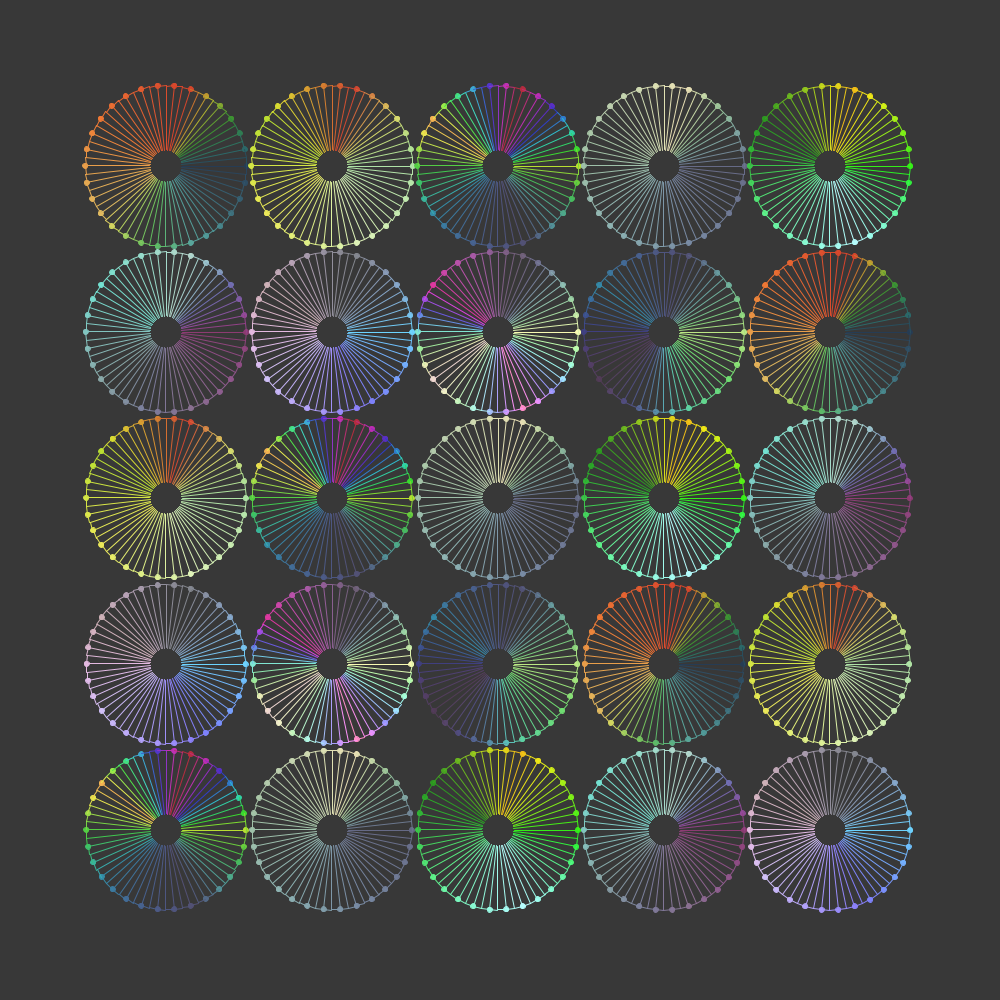
Frame 1 (no input)
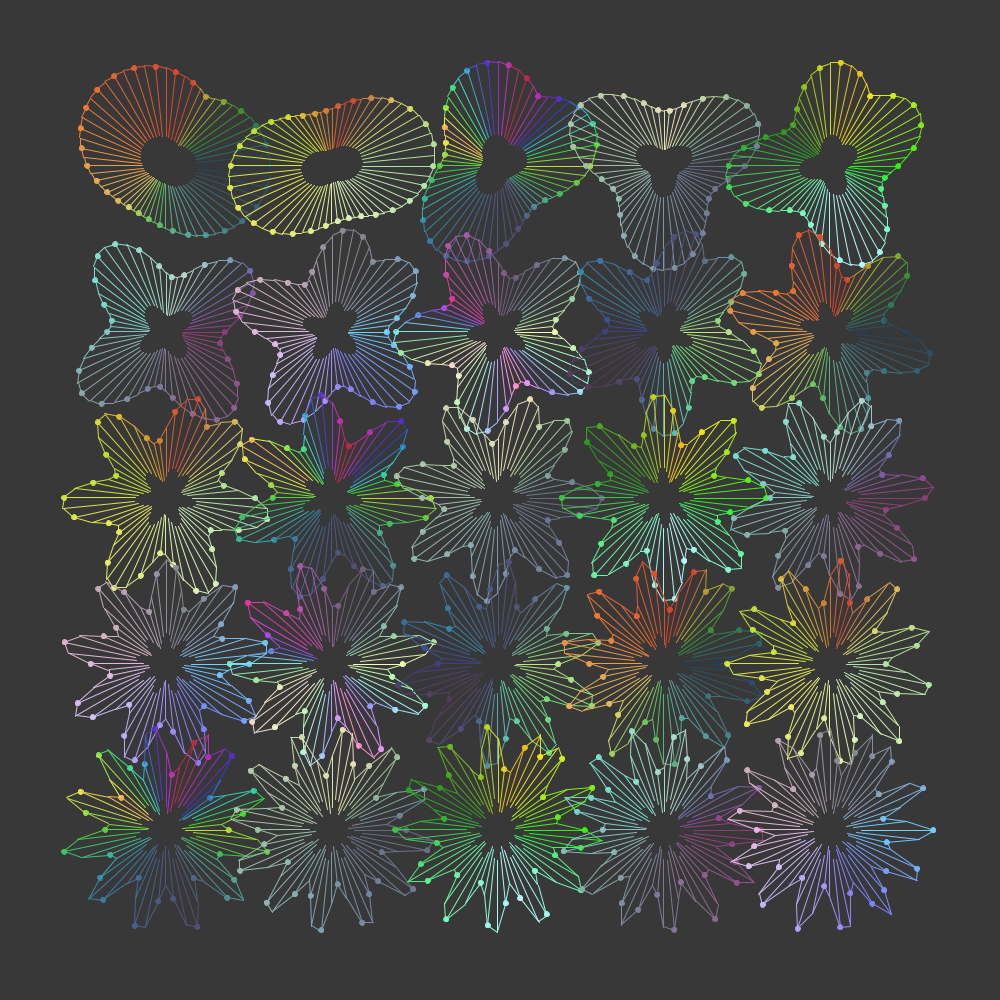
Frame 60 (the mouse pressed at the canvas centre just before this capture)
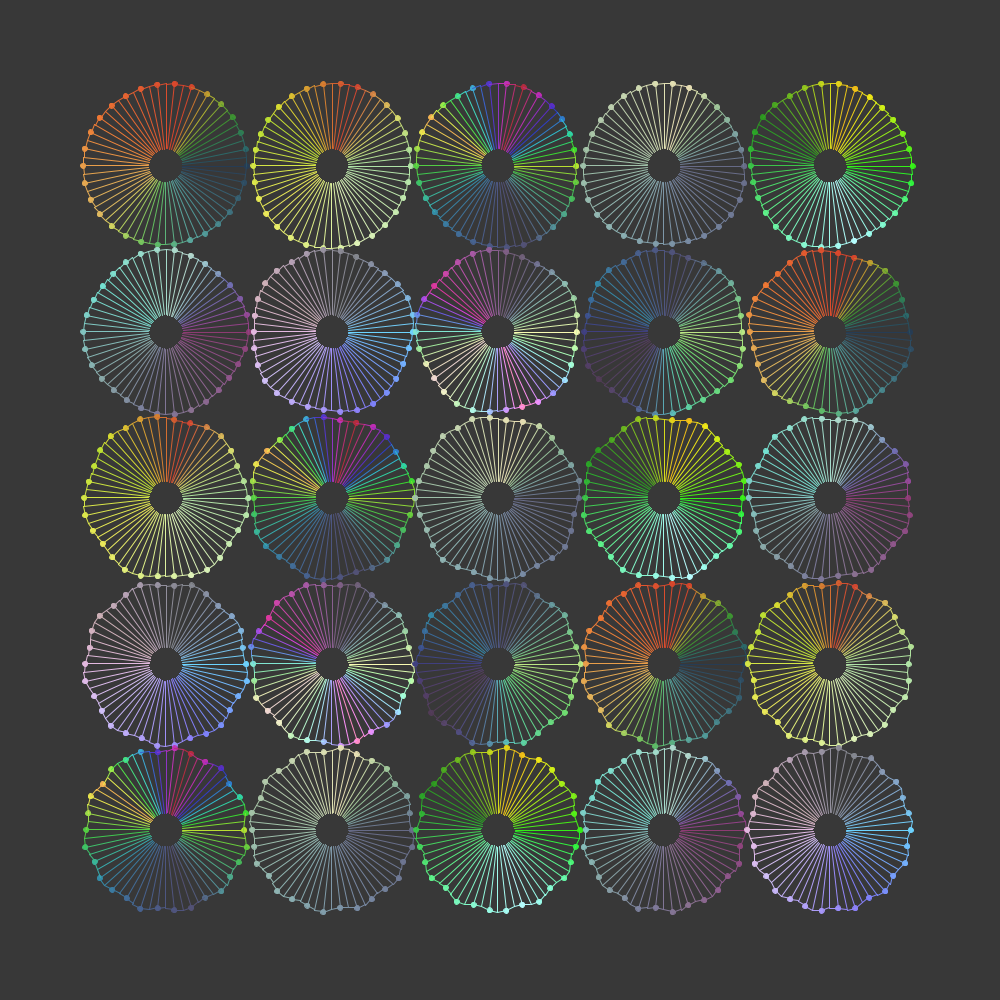
Frame 120 (the mouse held since frame 60 and released just before this capture)

The Processing sketch that drew these frames (run headless with seeded random() and noise(); from frame 60 on, the mouse is pressed at the canvas centre):

// Processing sketch: wavy
// ── wavy.pde
class cwave
{
    public int petals;
    public PVector centerPos;
    public int radius;
    public int radiusOffset;
    public int offset;
    public color[] colors;

    public cwave(int petals, PVector centerPos, int radius, int radiusOffset, int offset){
        this.petals = petals;
        this.centerPos = centerPos;
        this.radius = radius;
        this.radiusOffset = radiusOffset;
        this.offset = offset;
    }

    void update(){
        offset++;
    }

    void drawIt(){
        for(int i = 0; i < 360; i++){

        }
    }
}

int lastFrame = 0;
int accTime = 0;
float r = 200;
int offset = 0;
float pulse = 0;
//              0        1        2        3        4        5        6
color[] cols = {#3B8FA7, #E5ACC8 ,#E6B052, #C85173, #72C5DD, #CA5387, #F8F250};

color[][] coools =  {
                        {#263c54, #59a59c, #e0ba60, #ef7934, #d5402b},
                        {#afe3a7, #dff3b9, #ebe85a, #b8df31, #d04330},
                        {#b8df31, #525174, #348aa7, #f4ac52, #b62c38},
                        {#666a86, #788aa3, #92b6b1, #b2c9ab, #e8ddb5},
                        {#34ef17, #b7fdfe, #5ef38c, #2b9720, #efb917},
                        {#8d3b72, #8a7090, #89a7a7, #72e1d1, #b5d8cc},
                        {#6cd4ff, #8b80f9, #cfbff7, #cfb1b7, #83858c},
                        {#f9fbb2, #ff8cc6, #efd6d2, #de369d, #6f5e76},
                        {#bce784, #5dd39e, #513b56, #348aa7, #525174}
                    };


cwave[] waves;

void setup() {
    size(1000, 1000);
    colorMode(HSB, 360, 100, 100);
    int xx = 5;
    int yy = 5;
    waves = new cwave[xx*yy];
    int quart = width/(xx+1);
    int lol = 0;    
    int offsetStep = 360/(xx*yy);
    for(int y = 1; y <= xx; y++){
        for(int x = 1; x <= yy; x++){
            waves[lol] = new cwave((lol+3), new PVector(x * quart, y * quart), 80, 25, offsetStep*lol);
            waves[lol].colors = coools[lol%coools.length];
            lol++;
        }
    }
    stroke(color(0,100,100));
}

void draw() {
    int deltaTime = millis() - lastFrame;
    lastFrame = millis();
    background(color(#383838));
    //background(color(#FFFFFF));

    float step = (2*PI)/360;
    int sub = 6;
    for(int w = 0; w < waves.length; w++){
        pushMatrix();
        translate(waves[w].centerPos.x, waves[w].centerPos.y);
        for(int i = 0; i < 360; i++){
            if(i % sub == 0){
                //color col = color((i+waves[w].offset)%360,100,100);
                color col = ColorGrad(waves[w].colors,map(i,0,359,0,1));
                stroke(col);
                fill(col);

                float sinValue = map((i+offset)%360,0,360,0,waves[w].petals*PI);

                float lr = waves[w].radius + sin(pulse)*waves[w].radiusOffset * sin(sinValue);
                float a = step * i;
                float asd = 1+(0.01 * sin(millis()*0.02));
                PVector e = new PVector(lr * cos(a) , lr * sin(a));

                float fromMult = map(sin(pulse),-1,1,0.1,0.3);
                PVector s = new PVector(e.x * fromMult, e.y * fromMult);
                e = new PVector(e.x * asd, e.y * asd);
                line(s.x,s.y,e.x,e.y);

                /* Before */
                
                if( i >= 4){
                    float sinValue2 = map(((i-sub)+offset)%360,0,360,0,waves[w].petals*PI);

                    float lr2 = waves[w].radius + sin(pulse)*waves[w].radiusOffset * sin(sinValue2);
                    float a2 = step * (i-sub);
                    PVector b = new PVector(lr2 * cos(a2), lr2 * sin(a2));
                    line(b.x,b.y,e.x,e.y);
                }
                if(i == 360-sub){
                    float sinValue2 = map((offset)%360,0,360,0,waves[w].petals*PI);

                    float lr2 = waves[w].radius + sin(pulse)*waves[w].radiusOffset * sin(sinValue2);
                    PVector b = new PVector(lr2 * cos(0), lr2 * sin(0));
                    line(b.x,b.y,e.x,e.y);
                }

                if(i % 12 == 0){
                    ellipse(e.x, e.y, 5, 5);
                }
            }
        }
        popMatrix();
        waves[w].update();
    }

    offset++;
    pulse += 0.0256;
}

color ColorGrad(color[] colors, float val)
{
    float step = 1.0/colors.length;
    int colV = floor(val/step);

    color col = color(#000000);
    if(colV < colors.length-1){
        return lerpColor(colors[colV],colors[colV+1],map(val,colV*step,(colV+1)*step,0,1));
    }
    else{
        return lerpColor(colors[colors.length-1],colors[0],map(val,(colors.length-1)*step,1,0,1));
    }
}
